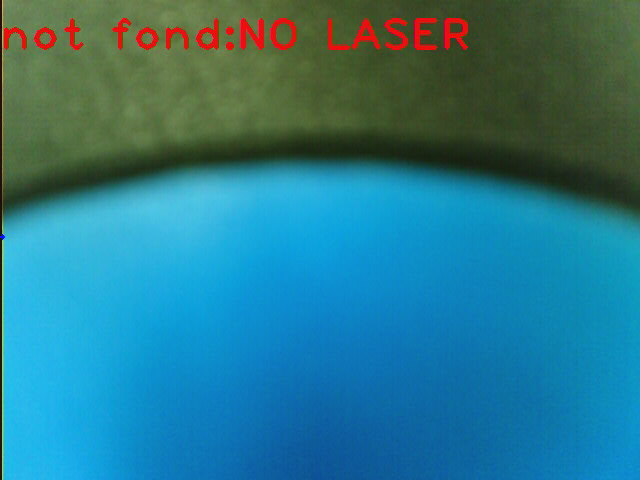
#> input picture my_photo-1.jpg, 640 x 480 px
$ python test_opencv_hough.py my_photo-1.jpg
#> lines starting #> are read from the running program, lines starting #| are printed output that depends on the picture; after the words box and inside, x2 and y2 are one past the last pixel; in counts of white or black regions, pixels touching at a corner belong together
# coding: utf-8
import cv2
import numpy as np
import sys

img = cv2.imread(sys.argv[1], cv2.IMREAD_COLOR)
#> img is the input picture: shape (480, 640, 3); mean B, G, R 139.9, 121.7, 42.1
img2 = img.copy()

img_gray = cv2.cvtColor(img2, cv2.COLOR_BGR2GRAY)
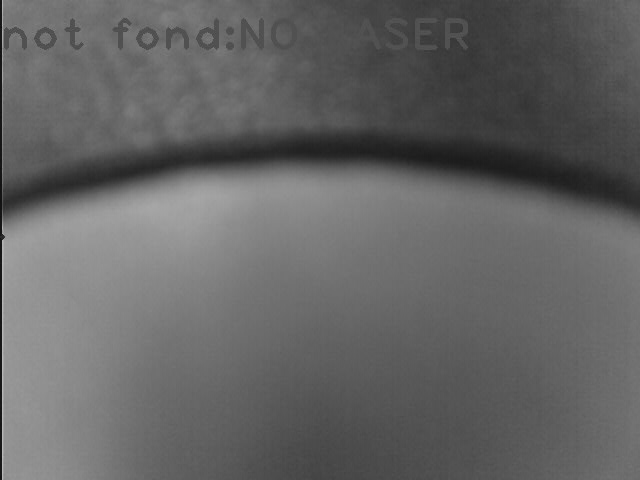
#> img_gray: shape (480, 640); min 13, max 189, mean 100

img_canny = cv2.Canny(img_gray, 200, 20)
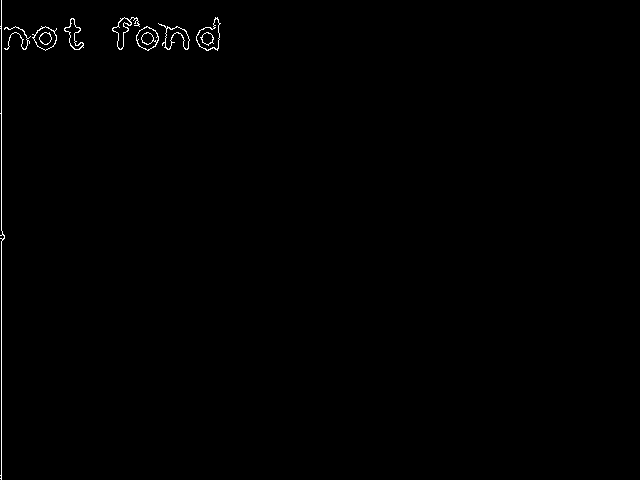
#> img_canny: shape (480, 640); 0.46% white in thin lines or dots, all inside (x1, y1, x2, y2) = (0, 0, 221, 480)

circles = cv2.HoughCircles(img_gray, cv2.HOUGH_GRADIENT, 1, 60, param1=200, param2=20, minRadius=0, maxRadius=0)
#> circles = [[146.5, 37.5, 11], [44.5, 37.5, 10.9], [207.5, 38.5, 10.6]]

img_circles = img2.copy()


for c in circles[0]:
  print(c)
  pt = (int(c[0]), int(c[1]))
  radius = int(c[2])
  cv2.circle(img_circles, pt, 3, (0, 255, 255), -1)
  cv2.circle(img_circles, pt, radius, (0, 0, 255), 1)
#> this loop made 3 passes
#> (c, pt, radius) on passes 1 to 3: ([146.5, 37.5, 11], (146, 37), 11), ([44.5, 37.5, 10.9], (44, 37), 10), ([207.5, 38.5, 10.6], (207, 38), 10)
#| [146.5  37.5  11. ]
#| [44.5 37.5 10.9]
#| [207.5  38.5  10.6]
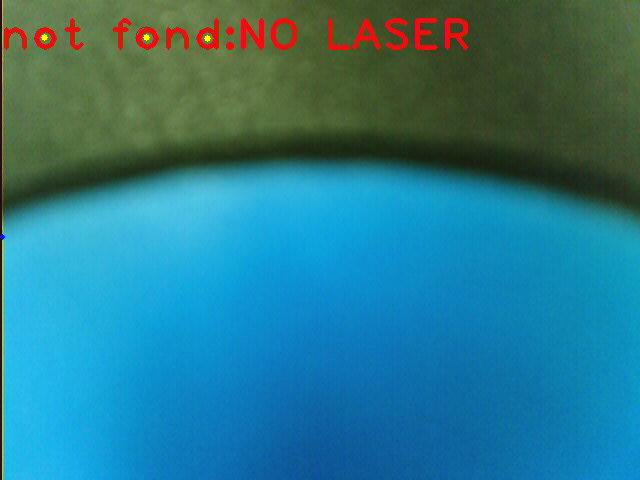
#> img_circles: shape (480, 640, 3); 0.08% of pixels changed, all inside (x1, y1, x2, y2) = (34, 26, 218, 49)


cv2.imshow("plop", img2)
cv2.imshow("canny", img_canny)
cv2.imshow("circles", img_circles)
cv2.waitKey(0)
cv2.destroyAllWindows()

$ run again, on my_photo-11.jpg
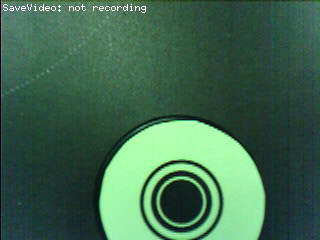
#> input picture my_photo-11.jpg, 320 x 240 px
#> img is the input picture: shape (240, 320, 3); mean B, G, R 79.2, 105.1, 64.3
#> `img_canny = cv2.Canny(img_gray, 200, 20)`:
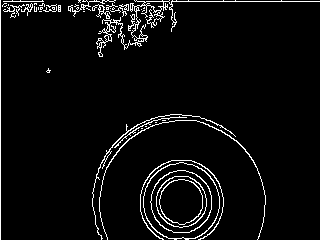
#> img_canny: shape (240, 320); 4.8% white in thin lines or dots
#> circles = [[180.5, 201.5, 25], [153.5, 146.5, 27.5], [241.5, 212.5, 23.2]]
#> the loop `for c in circles[0]:` made 3 passes
#> (c, pt, radius) on passes 1 to 3: ([180.5, 201.5, 25], (180, 201), 25), ([153.5, 146.5, 27.5], (153, 146), 27), ([241.5, 212.5, 23.2], (241, 212), 23)
#> (printed output is left out)
#> after the loop `for c in circles[0]:`:
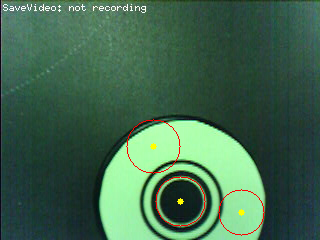
#> img_circles: shape (240, 320, 3); 0.66% of pixels changed, all inside (x1, y1, x2, y2) = (126, 119, 265, 236)

$ run again, on my_photo-13.jpg
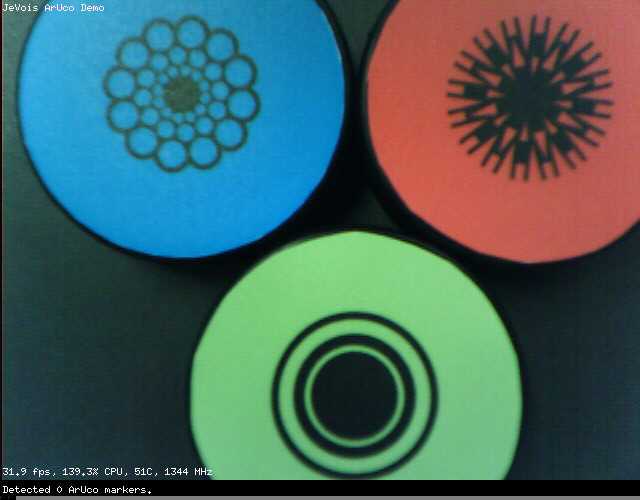
#> input picture my_photo-13.jpg, 640 x 500 px
#> img is the input picture: shape (500, 640, 3); mean B, G, R 95.2, 98.6, 68.2
#> `img_canny = cv2.Canny(img_gray, 200, 20)`:
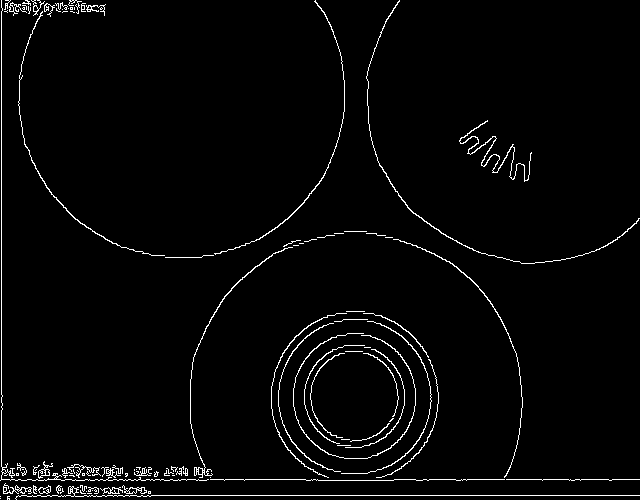
#> img_canny: shape (500, 640); 2.6% white in thin lines or dots
#> circles = 38 rows, first 8: [181.5, 94.5, 162.4], [354.5, 397.5, 83.8], [531.5, 97.5, 164.2], [178.5, 3.5, 491.8], [167.5, 156.5, 338.6], [559.5, 43.5, 223], [187.5, 309.5, 186.9], [143.5, 353.5, 142.3]
#> the loop `for c in circles[0]:` made 38 passes
#> (c, pt, radius) on passes 1 to 8: ([181.5, 94.5, 162.4], (181, 94), 162), ([354.5, 397.5, 83.8], (354, 397), 83), ([531.5, 97.5, 164.2], (531, 97), 164), ([178.5, 3.5, 491.8], (178, 3), 491), ([167.5, 156.5, 338.6], (167, 156), 338), ([559.5, 43.5, 223], (559, 43), 223), ([187.5, 309.5, 186.9], (187, 309), 186), ([143.5, 353.5, 142.3], (143, 353), 142)
#> (printed output is left out)
#> after the loop `for c in circles[0]:`:
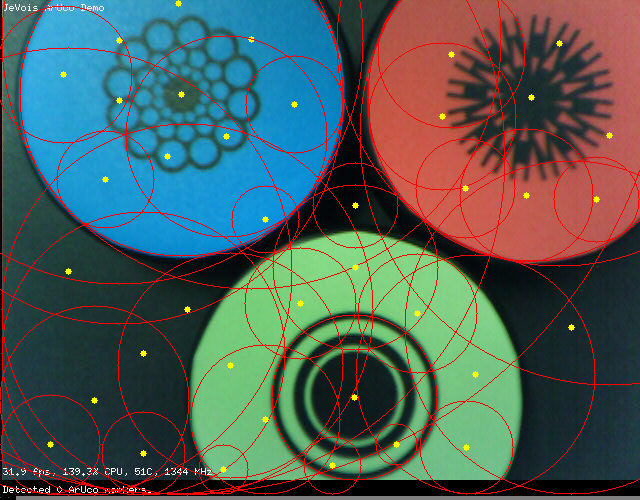
#> img_circles: shape (500, 640, 3); 5.44% of pixels changed, all inside (x1, y1, x2, y2) = (0, 0, 640, 496)
